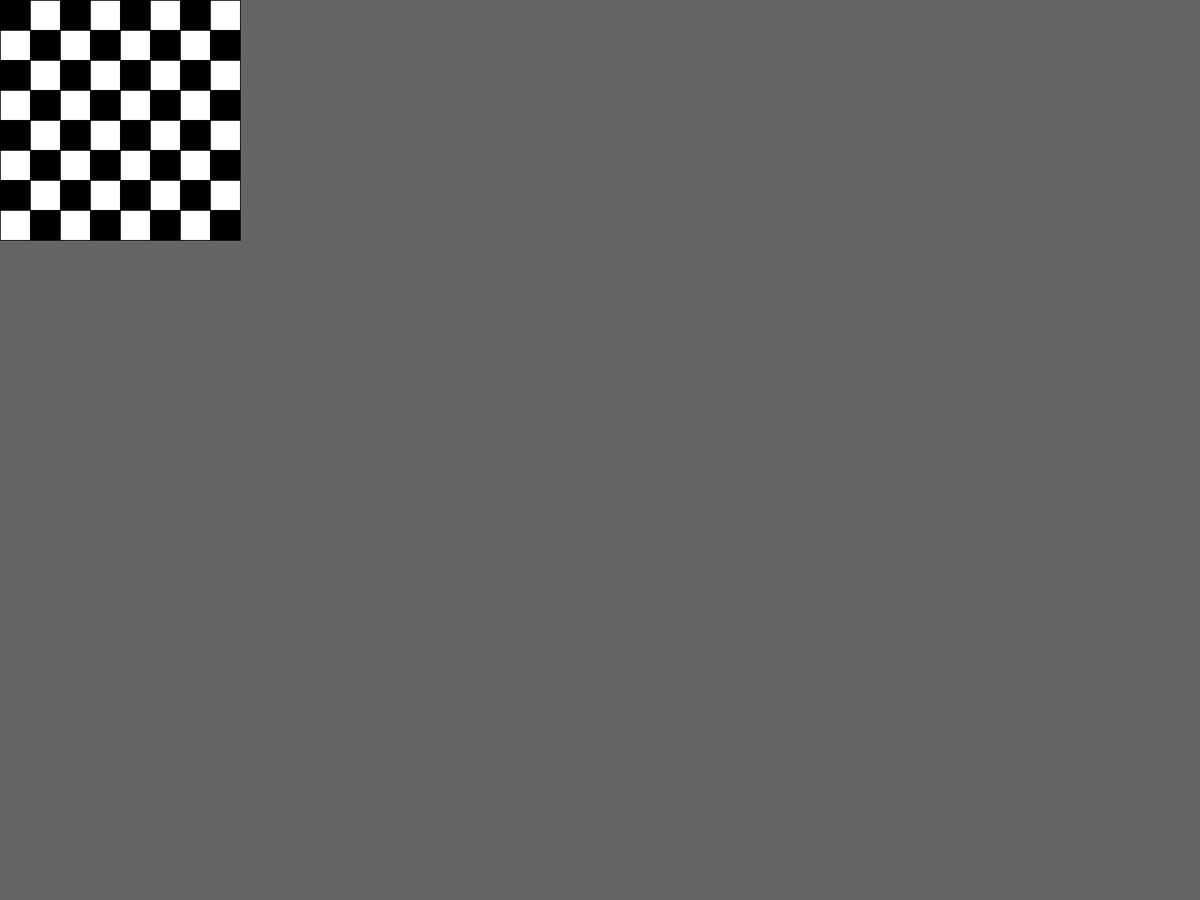
Frame 1 (no input)
Frame 60 (the mouse pressed at the canvas centre just before this capture): identical to frame 1, image omitted
Frame 120 (the mouse held since frame 60 and released just before this capture): identical to frame 1, image omitted

The Processing sketch that drew this single still picture (run headless with seeded random() and noise(); from frame 60 on, the mouse is pressed at the canvas centre):

// Processing sketch: Task6
// ── Task6.pde
//6.a
int[][] board = new int[8][8];


void setup(){
  fullScreen();
  background(100);
  //6.b
  int count = 0;
  for(int i = 0; i < board.length; i++){
    for(int n = 0; n < board[i].length; n++){
      if(count % 2==0){
      board[i][n] = 0;
      }
      else{
      board[n][i] = 1;
      }
      count++;
    }
    count++;
  }
  
  
}
void draw(){
  int sideLength = 40;
  //6.c
  for(int i = 0; i < board.length; i++){
    for(int n = 0; n < board.length; n++){
      //6.d
      if(board[i][n] == 0){
      fill(0);
      }else{
      fill(255);
      }
      rect(i*sideLength,n*sideLength, sideLength, sideLength);
    }
  }
}
